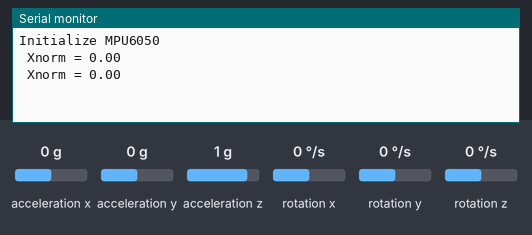
A sketch run on a simulated Arduino Uno, built with avr-gcc and run on an emulated ATmega328P. Shown: the last lines printed to the serial monitor. The test bench sets the inputs (shaded band); at power-on: acceleration x 0 g, acceleration y 0 g, acceleration z 1 g, rotation x 0 °/s, rotation y 0 °/s, rotation z 0 °/s.

Above: at 1.8 s.
1.9 s: acceleration x set to -1.4 g
At 2.8 s:
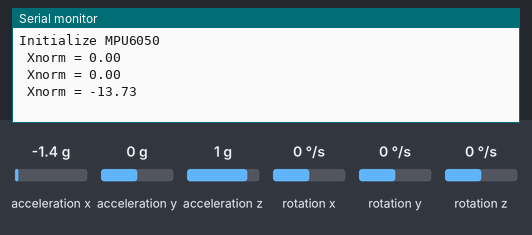
3.4 s: acceleration x set to -0.8 g
At 4.7 s:
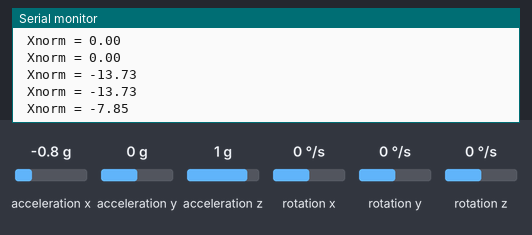
Timing chart, 0 to 6.4 s (numbered marks = the images above; inputs shaded):
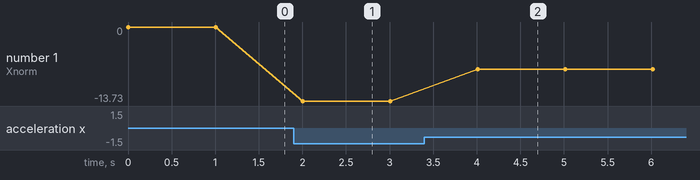

Measured:
- after the input at 1.9 s, the serial monitor: prints a new line after 0.11 s (image 1)
- after the input at 3.4 s, the serial monitor: prints a new line after 0.61 s (image 2)
- plotted number 1: 0 → -13.73 after the input at 1.9 s, -13.73 → -7.85 after the input at 3.4 s

The sketch:

mpu6050.ino
```cpp
#include <Wire.h>
#include <MPU6050.h>

MPU6050 mpu;

void setup()
{
  Serial.begin(115200);
  Serial.println("Initialize MPU6050");

  while(!mpu.begin(MPU6050_SCALE_2000DPS, MPU6050_RANGE_2G))
  {
    Serial.println("Could not find a valid MPU6050 sensor, check wiring!");
    delay(500);
  }
}


void loop()
{
  Vector normAccel = mpu.readNormalizeAccel();
  Serial.print(" Xnorm = ");
  Serial.println(normAccel.XAxis);
  delay(1000);
}
```
